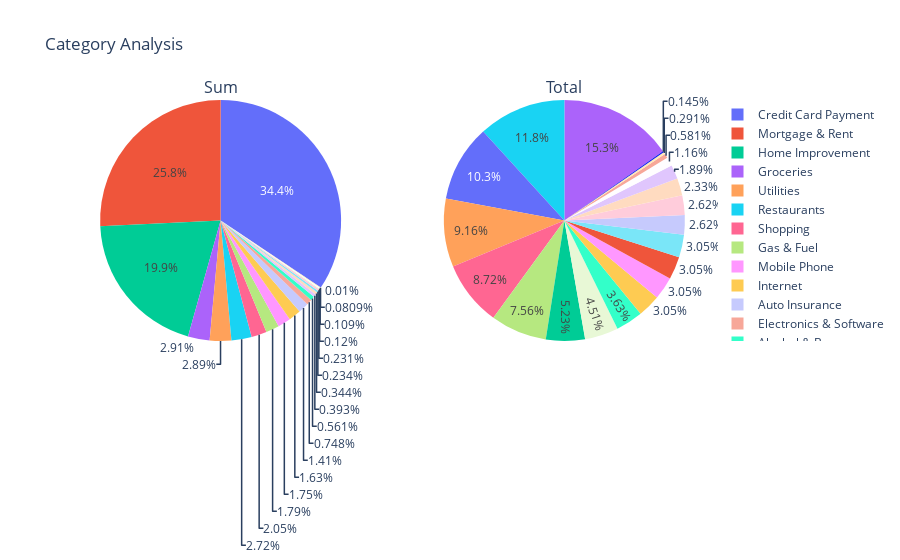

Notebook cell for this chart:
### Code cell
gastos_by_cat = count_sum(debits, "Category")
gastos_by_cat

### Figure 1 — Plotly figure (JSON) as saved in the notebook; plotly's stock layout.template omitted (floating-point values rounded to 4 significant figures)
{"data": [{"domain": {"x": [0, 0.45], "y": [0, 1]}, "labels": ["Alcohol & Bars", "Auto Insurance", "Coffee Shops", "Credit Card Payment", "Electronics & Software", "Entertainment", "Fast Food", "Food & Dining", "Gas & Fuel", "Groceries", "Haircut", "Home Improvement", "Internet", "Mobile Phone", "Mortgage & Rent", "Movies & DVDs", "Music", "Restaurants", "Shopping", "Television", "Utilities"], "name": "Sum", "type": "pie", "values": [539.1, 1350, 115.5, 33040.0, 719, 9.62, 330.6, 77.75, 1715.0, 2795.0, 378, 19090.0, 1571.0, 1680.0, 24750.0, 222.2, 224.5, 2613.0, 1973.0, 104.8, 2776]}, {"domain": {"x": [0.55, 1], "y": [0, 1]}, "labels": ["Alcohol & Bars", "Auto Insurance", "Coffee Shops", "Credit Card Payment", "Electronics & Software", "Entertainment", "Fast Food", "Food & Dining", "Gas & Fuel", "Groceries", "Haircut", "Home Improvement", "Internet", "Mobile Phone", "Mortgage & Rent", "Movies & DVDs", "Music", "Restaurants", "Shopping", "Television", "Utilities"], "name": "Total", "type": "pie", "values": [25, 18, 31, 71, 4, 1, 16, 2, 52, 105, 13, 36, 21, 21, 21, 18, 21, 81, 60, 8, 63]}], "layout": {"annotations": [{"font": {"size": 16}, "showarrow": false, "text": "Sum", "x": 0.225, "xanchor": "center", "xref": "paper", "y": 1, "yanchor": "bottom", "yref": "paper"}, {"font": {"size": 16}, "showarrow": false, "text": "Total", "x": 0.775, "xanchor": "center", "xref": "paper", "y": 1, "yanchor": "bottom", "yref": "paper"}], "title": {"text": "Category Analysis"}}}
